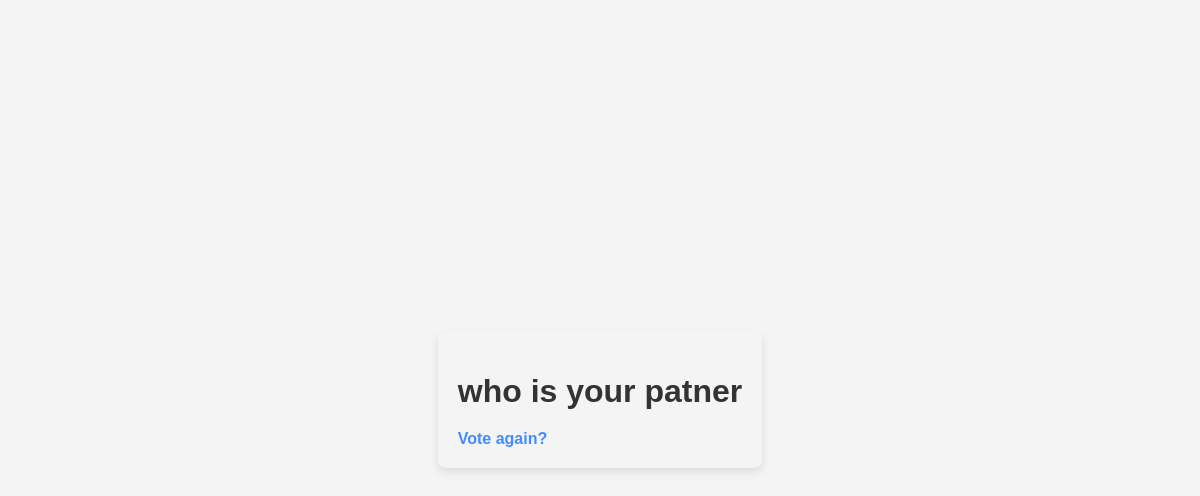
Page /6/results/ on the earlier database version.
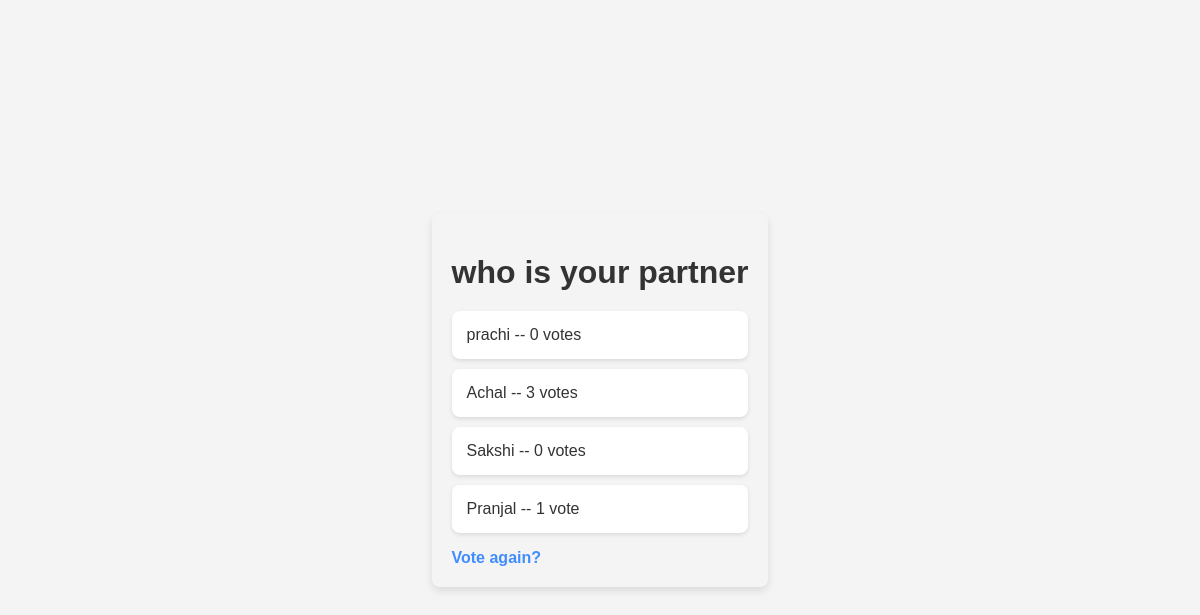
Same page on the later database version.
### polls/models.py (models this page shows, shortened)
class Question(models.Model):
    question_text = models.CharField(max_length=200)
    pub_date = models.DateTimeField("date published")

class Choice(models.Model):
    question = models.ForeignKey(Question, on_delete = models.CASCADE)
    choice_text = models.CharField(max_length=200)
    votes = models.IntegerField(default=0)

### polls/views.py (the view)
# urls.py: path("<int:question_id>/results/", views.results, name="results"),
def results(request, question_id):
    question = get_object_or_404(Question, pk=question_id)
    return render(request, "polls/results.html", {"question": question})

### polls/templates/polls/results.html (shortened to what this page needs)
<!DOCTYPE html>
<html lang="en">
<head>
</head>
<body>
    <div class="container">
        <h1>{{ question.question_text }}</h1>
        <ul>
            {% for choice in question.choice_set.all %}
                <li>{{ choice.choice_text }} -- {{ choice.votes }} vote{{ choice.votes|pluralize }}</li>
            {% endfor %}
        </ul>
        <a href="{% url 'polls:detail' question.id %}">Vote again?</a>
    </div>
</body>
</html>

### polls/templates/polls/results.html (style rules this page uses)
body { font-family: 'Arial', sans-serif; margin: 0; padding: 0; display: flex; align-items: center; justify-content: center; height: 100vh; overflow: hidden; background-color: #f4f4f4; color: #333; }
.container { max-width: 600px; background-color: #f4f4f4; padding: 20px; border-radius: 8px; box-shadow: 0 4px 8px rgba(0, 0, 0, 0.1); }
h1 { color: #333; margin-bottom: 20px; }
ul { list-style-type: none; padding: 0; }
li { background-color: #fff; margin: 10px 0; padding: 15px; border-radius: 8px; box-shadow: 0 2px 4px rgba(0, 0, 0, 0.1); transition: background-color 0.3s ease; }
a { color: #418dff; text-decoration: none; font-weight: bold; font-size: 16px; }

Differences in the rows shown:
changed Question: question_text "who is your patner" → "who is your partner"
added Choice: choice_text "prachi", votes "0"
added Choice: choice_text "Achal", votes "3"
added Choice: choice_text "Sakshi", votes "0"
added Choice: choice_text "Pranjal", votes "1"
